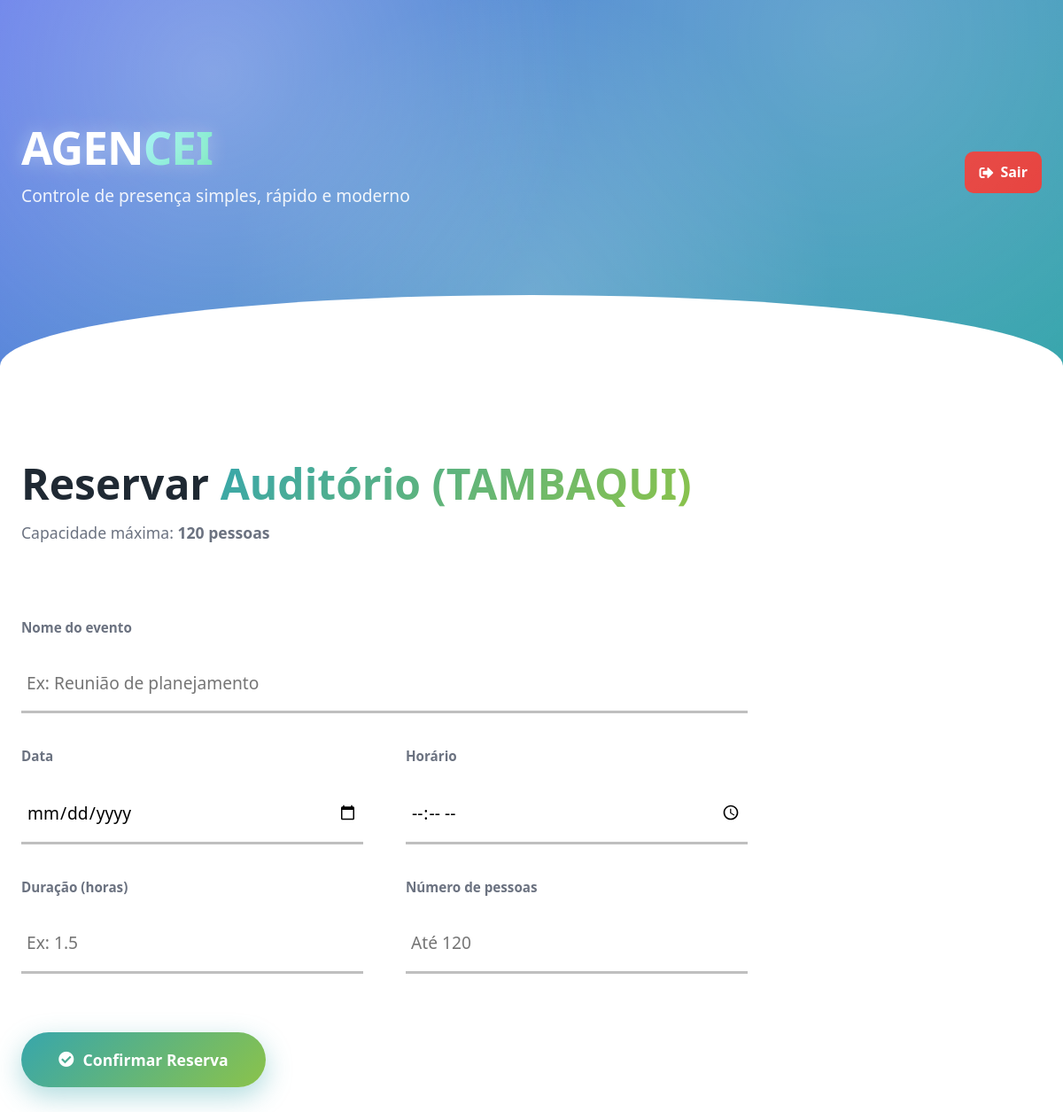
The page /reservar/1 (signed in) on the database its author committed.
### app.py (models this page shows)
class Sala(db.Model):
    id = db.Column(db.Integer, primary_key=True)
    nome = db.Column(db.String(100), nullable=False)
    capacidade = db.Column(db.Integer, nullable=False)
    eventos = db.relationship('Evento', backref='sala', lazy=True)

### app.py (the view, shortened to what this page needs)
@app.route('/reservar/<int:sala_id>', methods=['GET', 'POST'])
def reservar_sala(sala_id):
    if session.get('user_tipo') != 'organizador':
        return redirect(url_for('login'))
    sala = Sala.query.get_or_404(sala_id)
    return render_template('organizador_reserva.html', sala=sala)

### templates/organizador_reserva.html (shortened to what this page needs)
{% extends "base.html" %}
{% block content %}
<section class="reserve-hero">
    <h2>Reservar <span>{{ sala.nome }}</span></h2>
    <p class="reserve-meta">
        Capacidade máxima: <strong>{{ sala.capacidade }} pessoas</strong>
    </p>
</section>
<form method="POST" class="reserve-form">
    <div class="field">
        <label>Nome do evento</label>
        <input type="text" name="nome_evento"
               placeholder="Ex: Reunião de planejamento"
               required>
    </div>
    <div class="field-grid">
        <div class="field">
            <label>Data</label>
            <input type="date" name="data" required>
        </div>
        <div class="field">
            <label>Horário</label>
            <input type="time" name="hora" required>
        </div>
    </div>
    <div class="field-grid">
        <div class="field">
            <label>Duração (horas)</label>
            <input type="number" step="0.5"
                   name="duracao"
                   placeholder="Ex: 1.5"
                   required>
        </div>
        <div class="field">
            <label>Número de pessoas</label>
            <input type="number"
                   name="num_pessoas"
                   max="{{ sala.capacidade }}"
                   placeholder="Até {{ sala.capacidade }}"
                   required>
        </div>
    </div>
    <button type="submit" class="btn btn-primary btn-reserve">
        <i class="fas fa-check-circle"></i>
        Confirmar Reserva
    </button>
</form>
{% endblock %}

### static/style.css (style rules this page uses)
:root { --primary: #37a6ac; --primary-dark: #1f6f74; --secondary: #8bc34a; --accent: #667eea; --accent-dark: #4c51bf; --bg-main: linear-gradient(135deg, #ffffff 0%, #ffffff 100%); --bg-section: linear-gradient(135deg, #ffffff 0%, #f1f4f9 100%); --text: #1f2933; --muted: #6b7280; --border: #dde3ec; --white: #ffffff; --radius-sm: 8px; --radius-md: 14px; --radius-lg: 22px; --shadow-soft: 0 10px 40px rgba(0,0,0,.08); --shadow-strong: 0 20px 60px rgba(0,0,0,.15); --transition: .35s cubic-bezier(.4,0,.2,1); }
* { margin: 0; padding: 0; box-sizing: border-box; }
body { font-family: 'Segoe UI', Roboto, Arial, sans-serif; background: var(--bg-main); color: var(--text); line-height: 1.65; }
.btn { padding: 14px 28px; border-radius: 999px; font-weight: 700; border: none; cursor: pointer; transition: var(--transition); text-decoration: none; display: inline-flex; align-items: center; gap: 10px; }
.btn-primary { background: linear-gradient(135deg, var(--primary), var(--secondary)); color: white; box-shadow: 0 10px 30px rgba(55,166,172,.4); }
body { background-size: 400% 400%; animation: gradientFlow 18s ease infinite; }
.btn-primary { position: relative; overflow: hidden; }
.btn-primary::after { content: ''; position: absolute; inset: 0; background: linear-gradient( 120deg, transparent 20%, rgba(255,255,255,.4), transparent 80% ); transform: translateX(-120%); }
.reserve-hero { margin: 40px 0 80px; }
.reserve-hero h2 { font-size: 3rem; font-weight: 900; }
.reserve-hero h2 span { background: linear-gradient(135deg, var(--primary), var(--secondary)); -webkit-background-clip: text; -webkit-text-fill-color: transparent; }
.reserve-meta { margin-top: 12px; font-size: 1.1rem; color: var(--muted); }
.reserve-form { max-width: 820px; display: flex; flex-direction: column; gap: 36px; }
.field { display: flex; flex-direction: column; gap: 10px; }
.field label { font-weight: 700; font-size: .95rem; color: var(--muted); }
.field input { background: transparent; border: none; border-bottom: 3px solid rgba(0,0,0,.25); padding: 16px 6px; font-size: 1.2rem; outline: none; transition: var(--transition); }
.field-grid { display: grid; grid-template-columns: repeat(2, 1fr); gap: 48px; }
.btn-reserve { margin-top: 30px; font-size: 1.1rem; padding: 18px 42px; align-self: flex-start; }

### rows shown on the page
Sala: nome "Auditório (TAMBAQUI)", capacidade "120", num_pessoas "Até 120"
